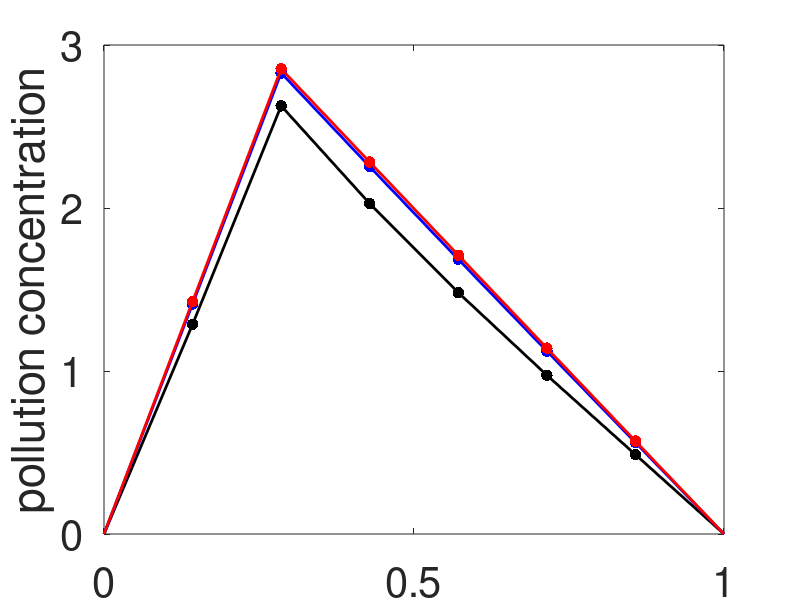

Reproduce this figure in MATLAB.
v=zeros(8,1);       % we include two extra entries in v to represent
                    % the boundary
r=zeros(8,1);       % similarly, r has two extra entries at the ends
r(3)=2;             % "r(3)" is actually the second entry in the 
                    % vector r
for k=1:10
    for i=2:7
        v(i)=(r(i)+v(i-1)+v(i+1))/2;
    end
end
subplot(111);
plot([0:7]/7,v,'-k','Linewidth',2);
hold on;
plot([1:6]/7,v(2:7),'.k','Markersize',25);

for k=11:20
    for i=2:7
        v(i)=(r(i)+v(i-1)+v(i+1))/2;
    end
end
plot([0:7]/7,v,'-b','Linewidth',2);
hold on;
plot([1:6]/7,v(2:7),'.b','Markersize',25);

for k=21:30
    for i=2:7
        v(i)=(r(i)+v(i-1)+v(i+1))/2;
    end
end
plot([0:7]/7,v,'-r','Linewidth',2);
hold on;
plot([1:6]/7,v(2:7),'.r','Markersize',25);

set(gca,'Xtick',[0:0.5:1]);
set(gca,'Ytick',[0:3]);
set(gca,'Fontsize',30);
xlabel('position along channel');
ylabel('pollution concentration');



hold off;
shg;